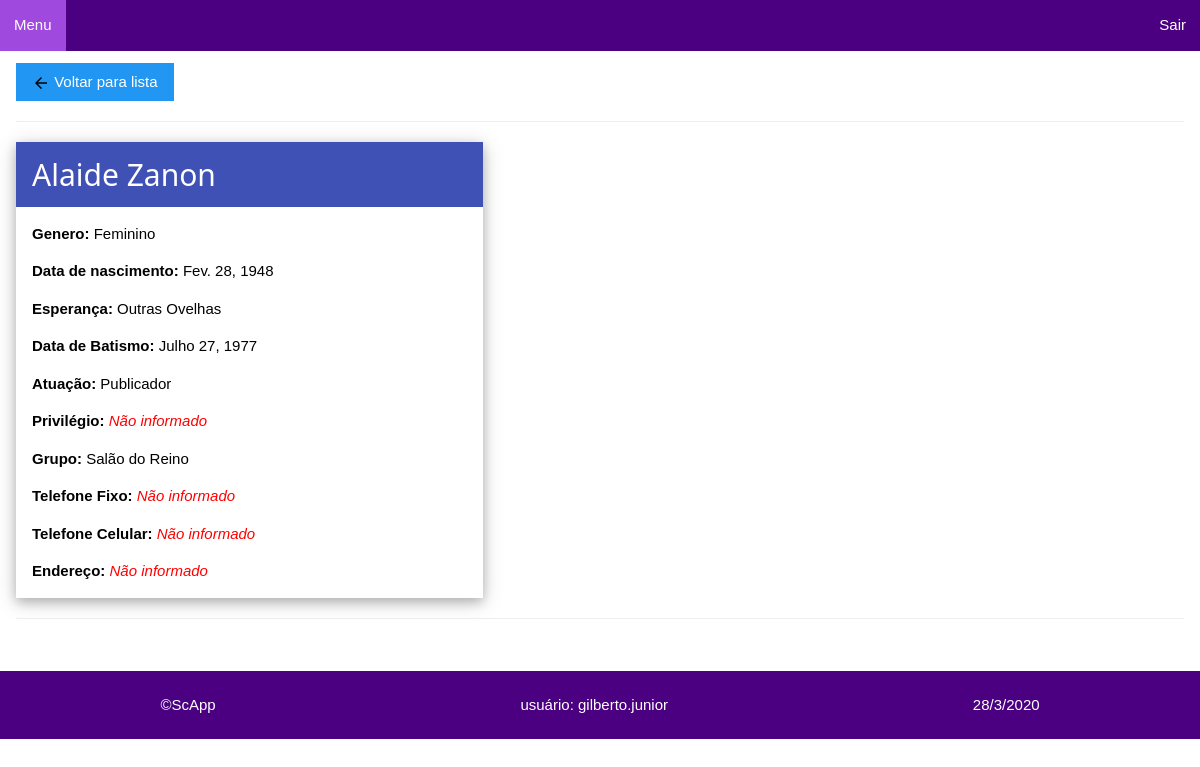
The page /publicadores/publicador/80fedf1d-ec77-4e3b-b929-4c46cc5fdd18 (signed in) on the database its author committed.
### publicadores/models.py (models this page shows, shortened)
class Publicador(models.Model):
    id_publicador = models.UUIDField(primary_key=True, default=uuid.uuid4, editable=False)
    nome_publicador = models.CharField(verbose_name='Nome do Publicador', max_length=60)
    GENERO = (
        ('F', 'Feminino'), ('M', 'Masculino')
    )
    genero = models.CharField(verbose_name='Genero', max_length=2, choices=GENERO, default='M')
    data_nascimento = models.DateField(verbose_name='Data de Nascimento', blank=True, null=True)
    ESPERANCA = (
        ('OO', 'Outras Ovelhas'), ('UG', 'Ungido')
    )
    esperanca_pub = models.CharField(verbose_name='Esperança', max_length=2, choices=ESPERANCA, default='OO')
    data_batismo = models.DateField(verbose_name='Data de Batismo', blank=True, null=True)
    ATUACAO = (
        ('Pb', 'Publicador'), ('Pa', 'Pioneiro Auxiliar'), ('Pr', 'Pioneiro Regular'), ('Pes', 'Pioneiro Especial')
    )
    atuacao_pub = models.CharField(verbose_name='Atuação', max_length=3, choices=ATUACAO)
    PRIVILEGIO = (
        ('Sm', 'Servo Ministerial'), ('Ac', 'Ancião')
    )
    privilegio_pub = models.CharField(verbose_name='Privilégio', max_length=2, choices=PRIVILEGIO, blank=True, null=True)
    grupo_pub = models.ForeignKey('Grupo', verbose_name='Grupo Publicador', on_delete=models.DO_NOTHING)
    tel_fixo = models.CharField(verbose_name='Telefone Fixo', max_length=25, blank=True, null=True)
    tel_celular = models.CharField(verbose_name='Telefone Celular', max_length=25, blank=True, null=True)
    endereco_pub = models.TextField(verbose_name='Endereço', max_length=200, blank=True, null=True)
    class Meta:
        ordering = ['nome_publicador', 'grupo_pub']

class Grupo(models.Model):
    id_grupo = models.UUIDField(primary_key=True, default=uuid.uuid4, editable=False)
    nome_grupo = models.CharField(verbose_name='Nome do Grupo', max_length=60)
    dirigente = models.CharField(verbose_name='Dirigente do Gurpo', max_length=60)
    local_grupo = models.CharField(verbose_name='Local do Grupo', max_length=80)
    endereco_grupo = models.TextField(verbose_name='Endereço Grupo', max_length=200, blank=True, null=True)
    DIA_SEMANA = (
        (1, 'Domingo'), (2, 'Segunda'), (3, 'Terça'), (4, 'Quarta'), (5, 'Quinta'), (6, 'Sexta'), (7, 'Sábado')
    )
    dia_saida = models.IntegerField(verbose_name='Dia da Saída', choices=DIA_SEMANA, default=1, blank=True, null=True)
    horario = models.TimeField(verbose_name='Horário da Saída', blank=True, null=True)
    obs = models.TextField(verbose_name='Observação', max_length=200, blank=True, null=True)
    def __str__(self):
        return self.nome_grupo
    class Meta:
        ordering = ['nome_grupo']

### publicadores/views.py (the view)
# urls.py: path('publicador/<pk>', views.PublicadoresDetailView.as_view(), name='publicador-detail'),
class PublicadoresDetailView(LoginRequiredMixin, generic.DetailView):
    model = Publicador
    def get_context_data(self, **kwargs):
        context = super(PublicadoresDetailView,
                        self).get_context_data(**kwargs)
        context['titulo'] = 'Publicador'
        return context

### publicadores/templates/publicadores/publicador_detail.html
{% extends "layout.html" %}
{% block content %}
<div class="w3-container">
    {% load static %}
    <a class="w3-button w3-blue" style="margin-top: 12px;" href="{% url 'publicadores' %}"><img
            src="{% static 'imagens/seta_voltar_preta.png' %}"> Voltar para lista</a>
    <hr />
    <div class="w3-card-4 desktop">
        <header class="w3-container w3-indigo">
            <h2>{{publicador.nome_publicador}}</h2>
        </header>
        <div class="w3-container">
            <p>
                <b>Genero:</b>
                {% if publicador.genero %}
                {{ publicador.get_genero_display }}
                {% else %}
                <em class="nao-informado">Não informado</em>
                {% endif %}
            </p>
            <p>
                <b>Data de nascimento:</b>
                {% if publicador.data_nascimento %}
                {{ publicador.data_nascimento }}
                {% else %}
                <em class="nao-informado">Não informado</em>
                {% endif %}
            </p>
            <p>
                <b>Esperança:</b>
                {% if publicador.esperanca_pub %}
                {{ publicador.get_esperanca_pub_display }}
                {% else %}
                <em class="nao-informado">Não informado</em>
                {% endif %}
            </p>
            <p>
                <b>Data de Batismo:</b>
                {% if publicador.data_batismo %}
                {{ publicador.data_batismo }}
                {% else %}
                <em class="nao-informado">Não informado</em>
                {% endif %}
            </p>
            <p>
                <b>Atuação:</b>
                {% if publicador.atuacao_pub %}
                {{ publicador.get_atuacao_pub_display }}
                {% else %}
                <em class="nao-informado">Não informado</em>
                {% endif %}
            </p>
            <p>
                <b>Privilégio:</b>
                {% if publicador.privilegio_pub %}
                {{ publicador.get_privilegio_pub_display }}
                {% else %}
                <em class="nao-informado">Não informado</em>
                {% endif %}
            </p>
            <p>
                <b>Grupo:</b>
                {% if publicador.grupo_pub %}
                {{ publicador.grupo_pub }}
                {% else %}
                <em class="nao-informado">Não informado</em>
                {% endif %}
            </p>
            <p>
                <b>Telefone Fixo:</b>
                {% if publicador.tel_fixo %}
                {{ publicador.tel_fixo }}
                {% else %}
                <em class="nao-informado">Não informado</em>
                {% endif %}
            </p>
            <p>
                <b>Telefone Celular:</b>
                {% if publicador.tel_celular %}
                {{ publicador.tel_celular }}
                {% else %}
                <em class="nao-informado">Não informado</em>
                {% endif %}
            </p>
            <p>
                <b>Endereço:</b>
                {% if publicador.endereco_pub %}
                {{ publicador.endereco_pub }}
                {% else %}
                <em class="nao-informado">Não informado</em>
                {% endif %}
            </p>
        </div>
    </div>
    <hr />
</div>
{% endblock %}

### publicadores/templates/layout.html (shortened to what this page needs)
<!DOCTYPE html>
<html lang="pt-br">
<head>
    {% load static %}
    <link rel="stylesheet" href="{% static 'css/w3.css' %}">
    <link rel="stylesheet" href="{% static 'css/site.css' %}">
</head>
<body>
    <ul class="menu_nav">
        <li><a href="{% url 'index' %}">Menu</a></li>
        <li style="float: right;"><a>Sair</a></li>
    </ul>
    {% block content %}{% endblock %}
    <footer class="rodape">
        <p>&copy;ScApp</p>
        <p>usuário: {{ user.get_username }}</p>
        <p id="data-atual"></p>
    </footer>
</body>
</html>

### publicadores/static/css/w3.css (style rules this page uses)
*,*:before,*:after { box-sizing:inherit }
html { -ms-text-size-adjust:100%;-webkit-text-size-adjust:100% }
body { margin:0 }
article,aside,details,figcaption,figure,footer,header,main,menu,nav,section { display:block }
a { background-color:transparent }
b,strong { font-weight:bolder }
img { border-style:none }
hr { box-sizing:content-box;height:0;overflow:visible }
html,body { font-family:Verdana,sans-serif;font-size:15px;line-height:1.5 }
html { overflow-x:hidden }
h2 { font-size:30px }
h1,h2,h3,h4,h5,h6 { font-family:"Segoe UI",Arial,sans-serif;font-weight:400;margin:10px 0 }
hr { border:0;border-top:1px solid #eee;margin:20px 0 }
img { vertical-align:middle }
a { color:inherit }
.w3-btn,.w3-button { border:none;display:inline-block;padding:8px 16px;vertical-align:middle;overflow:hidden;text-decoration:none;color:inherit;background-color:inherit;text-align:center;cursor:pointer;white-space:nowrap }
.w3-btn,.w3-button { -webkit-touch-callout:none;-webkit-user-select:none;-khtml-user-select:none;-moz-user-select:none;-ms-user-select:none;user-select:none }
.w3-container:after,.w3-container:before,.w3-panel:after,.w3-panel:before,.w3-row:after,.w3-row:before,.w3-row-padding:after,.w3-row-padding:before, .w3-cell-row:before,.w3-cell-row:after,.w3-clear:after,.w3-clear:before,.w3-bar:before,.w3-bar:after { content:"";display:table;clear:both }
.w3-container,.w3-panel { padding:0.01em 16px }
.w3-card-4,.w3-hover-shadow:hover { box-shadow:0 4px 10px 0 rgba(0,0,0,0.2),0 4px 20px 0 rgba(0,0,0,0.19) }
.w3-blue,.w3-hover-blue:hover { color:#fff!important;background-color:#2196F3!important }
.w3-indigo,.w3-hover-indigo:hover { color:#fff!important;background-color:#3f51b5!important }

### publicadores/static/css/site.css (style rules this page uses)
* { box-sizing: border-box; font-family: Arial, sans-serif; }
.menu_nav { list-style-type: none; margin: 0; padding: 0; overflow: hidden; background-color: indigo; }
.menu_nav li { float: left; }
.menu_nav a { display: block; color: white; text-align: center; padding: 14px 14px; text-decoration: none; }
.rodape { display: flex; flex-direction: row; flex-wrap: wrap; justify-content: space-around; background-color: indigo; color: white; margin-top: 32px; padding: 8px; }
.nao-informado { color: red; }
@media only screen and (min-width: 1024px) { .desktop { max-width: 40%; } }

### rows shown on the page
Publicador: nome_publicador "Alaide Zanon", genero "Feminino", data_nascimento "Fev. 28, 1948", esperanca_pub "Outras Ovelhas", data_batismo "Julho 27, 1977", atuacao_pub "Publicador", grupo_pub "Salão do Reino"

### other values the page prints
{{ user.get_username }} "gilberto.junior"
